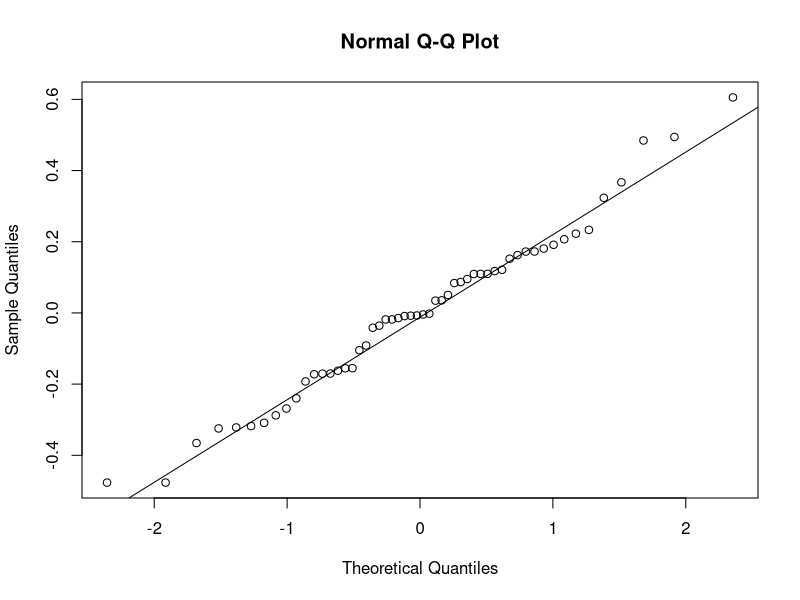

Write the R code that produced this figure. (Note: this script raises an error after producing the figure.)
## ---- chunk 1
knitr::opts_chunk$set(
  echo    = TRUE,
  warning = FALSE,
  message = FALSE
)

# Instalar paquetes si es necesario (descomentar la línea siguiente)
# install.packages(c("tidyverse", "broom", "car", "multcomp", "pwr", "lmtest"))
## ---- chunk 2
library(tidyverse)   # dplyr, tidyr, ggplot2
library(broom)       # Salidas 'tidy' de modelos
library(car)         # Anova(type II), Levene, VIF
library(multcomp)    # Tukey HSD
library(pwr)         # Potencia estadística
library(lmtest)      # Diagnósticos adicionales
## ---- chunk 3
# Niveles de factores
butyrate_levels <- c("0 mM", "1 µM", "1 mM")
baf_levels      <- c("No BafA1", "BafA1")
time_levels     <- c("2h", "6h", "24h")

# Diseño factorial completo (18 combinaciones)
design_base <- expand.grid(
  ButyrateConc = butyrate_levels,
  BafA1        = baf_levels,
  Time         = time_levels,
  KEEP.OUT.ATTRS = FALSE
)

# Añadir réplicas biológicas
n_replicates <- 3
design <- design_base[rep(seq_len(nrow(design_base)),
                          each = n_replicates), ] |>
          mutate(Rep = rep(seq_len(n_replicates),
                           times = nrow(design_base)))

head(design)
## ---- chunk 4
set.seed(0)  # Reproducibilidad

simulate_data <- function(df, sigma = 0.3, vary_effects = 1) {
  
  intercept <- 1.0
  
  eff_but <- c("0 mM" = 0,
               "1 µM" = 0.2 * vary_effects,
               "1 mM" = 0.6 * vary_effects)
  
  eff_baf <- c("No BafA1" = 0,
               "BafA1"    = 0.4 * vary_effects)
  
  eff_time <- c("2h" = 0,
                "6h" = 0.3 * vary_effects,
                "24h"= 0.2 * vary_effects)
  
  # Media teórica LC3-II
  df <- df |>
    mutate(
      LC3_mean = intercept +
                 eff_but[ButyrateConc] +
                 eff_baf[BafA1] +
                 eff_time[Time] +
                 ifelse(ButyrateConc == "1 µM" & BafA1 == "BafA1", 0.2*vary_effects, 0) +
                 ifelse(ButyrateConc == "1 mM" & BafA1 == "BafA1", 0.7*vary_effects, 0) +
                 ifelse(ButyrateConc == "1 µM" & Time == "2h",     -0.2*vary_effects, 0) +
                 ifelse(ButyrateConc == "1 mM" & Time == "2h",     -0.6*vary_effects, 0) +
                 ifelse(ButyrateConc == "1 µM" & Time == "24h",    -0.05*vary_effects, 0) +
                 ifelse(ButyrateConc == "1 mM" & Time == "24h",    -0.10*vary_effects, 0) +
                 ifelse(BafA1 == "BafA1"       & Time == "2h",     -0.05*vary_effects, 0),
      
      # Observaciones con ruido
      LC3_II  = LC3_mean + rnorm(nrow(df), 0, sigma),
      
      # p62 inverso aproximado
      p62     = 1 - 0.8*(LC3_mean - 1) + rnorm(nrow(df), 0, sigma)
    )
  
  return(df)
}

design <- simulate_data(design, sigma = 0.3)
head(design)
## ---- chunk 5
model_lc3 <- lm(LC3_II ~ ButyrateConc * BafA1 * Time, data = design)
Anova(model_lc3, type = "II")
## ---- chunk 6
resid_lc3 <- residuals(model_lc3)

# Normalidad
shapiro.test(resid_lc3)

# Homocedasticidad
design <- design |>
  mutate(group = interaction(ButyrateConc, BafA1, Time))
leveneTest(LC3_II ~ group, data = design)

# Multicolinealidad
vif(model_lc3)
## ---- chunk 7
qqnorm(resid_lc3); qqline(resid_lc3)
## ---- chunk 8
aov_lc3 <- aov(LC3_II ~ ButyrateConc * BafA1, data = design)
TukeyHSD(aov_lc3)
## ---- chunk 9
# f = 0.25 (efecto medio), k = 18 grupos factoriales
f2 <- 0.25^2 / (1 - 0.25^2)
power_calc <- pwr.f2.test(u = 17, f2 = f2, sig.level = 0.05, power = NULL)
total_N <- ceiling(power_calc$v + 18)   # +k grupos
power_calc
cat("Total N requerido (potencia ≈ 0.85):", total_N, "\n")
## ---- chunk 10
model_p62 <- lm(p62 ~ ButyrateConc * BafA1 * Time, data = design)
Anova(model_p62, type = "II")
summary(model_p62)$r.squared
## ---- chunk 11
sigma_vec <- c(0.1, 0.3, 0.5)
sens_df <- map_dfr(sigma_vec, ~{
  d  <- simulate_data(design_base, sigma = .x)
  m  <- lm(LC3_II ~ ButyrateConc * BafA1 * Time, data = d)
  tibble(
    sigma = .x,
    R2    = summary(m)$r.squared,
    pInt  = Anova(m, type = "II")["ButyrateConc:BafA1", "Pr(>F)"]
  )
})
sens_df
## ---- chunk 12
stats_lc3 <- design |>
  group_by(ButyrateConc, BafA1, Time) |>
  summarise(
    mean = mean(LC3_II),
    sd   = sd(LC3_II),
    n    = n(),
    .groups = "drop"
  ) |>
  mutate(
    SEM  = sd / sqrt(n),
    CI95 = SEM * qt(0.975, df = n - 1),
    Time_hr = as.numeric(str_remove(Time, "h"))
  )

ggplot(design, aes(x = as.numeric(str_remove(Time, "h")),
                   y = LC3_II,
                   colour = BafA1)) +
  geom_line(data = stats_lc3,
            aes(y = mean),
            size = 1) +
  geom_ribbon(data = stats_lc3,
              aes(ymin = mean - CI95,
                  ymax = mean + CI95,
                  fill  = BafA1),
              alpha = 0.25,
              colour = NA) +
  geom_boxplot(aes(group = interaction(Time, BafA1)),
               width = 0.35,
               position = position_dodge(0.4),
               alpha = 0.45) +
  facet_wrap(~ ButyrateConc) +
  labs(x = "Tiempo (h)",
       y = "LC3-II (u.a.)",
       title = "Efecto de Butirato, BafA1 y Tiempo sobre LC3-II") +
  theme_minimal() +
  scale_x_continuous(breaks = c(2, 6, 24)) +
  guides(fill = "none")
## ---- chunk 13
write_csv(design, "simulated_data.csv")
ggsave("lc3_plot.png", width = 7, height = 4)
